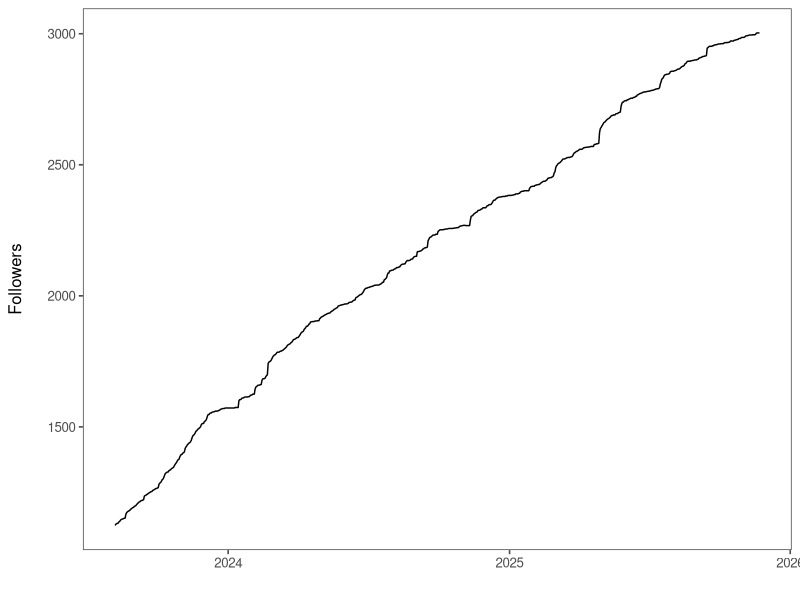
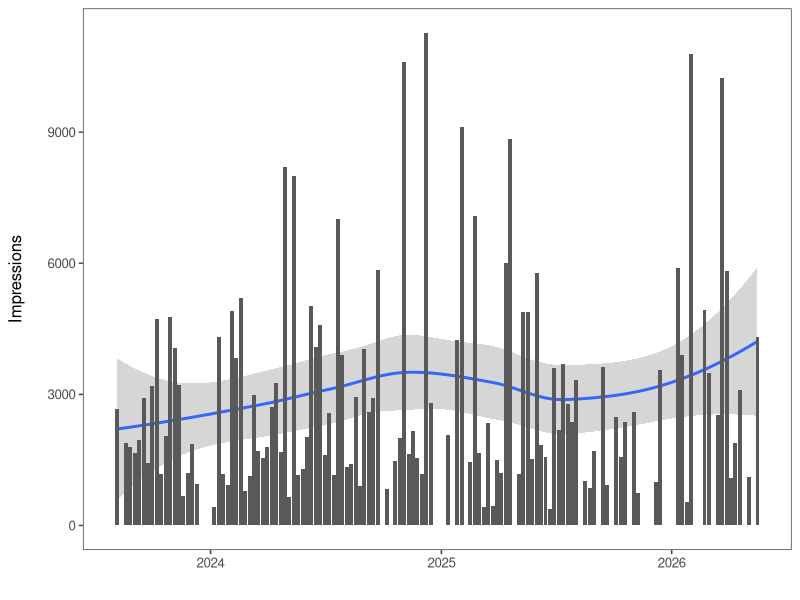
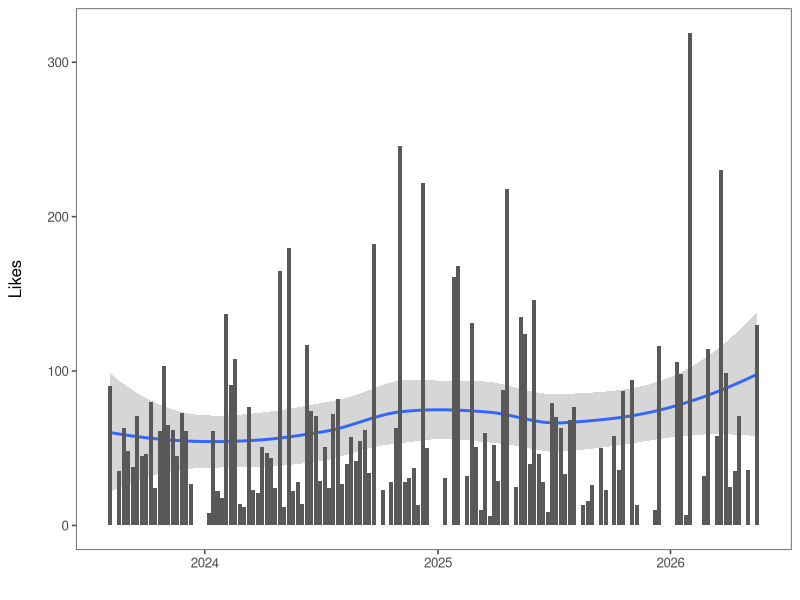
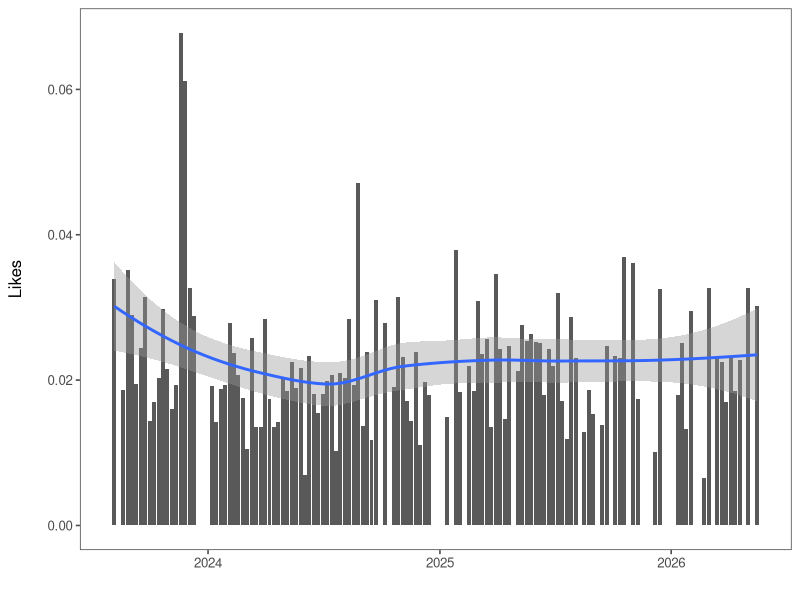
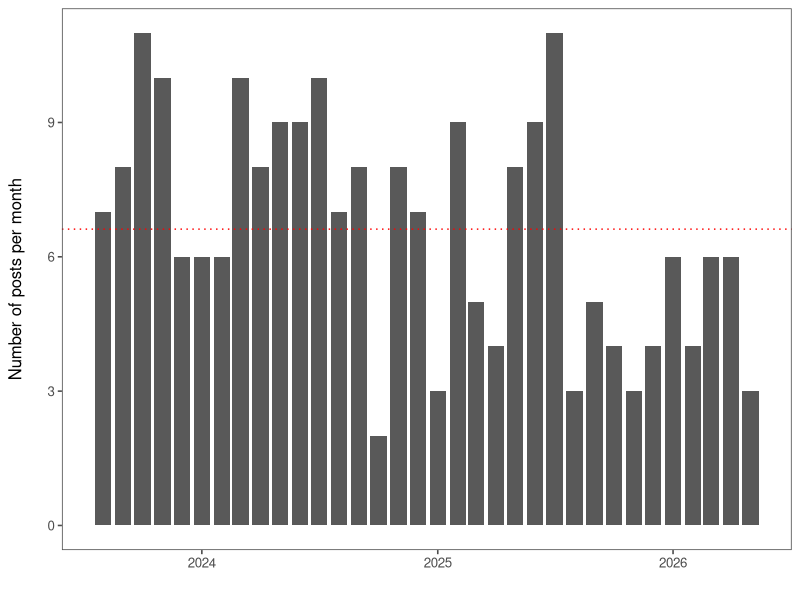
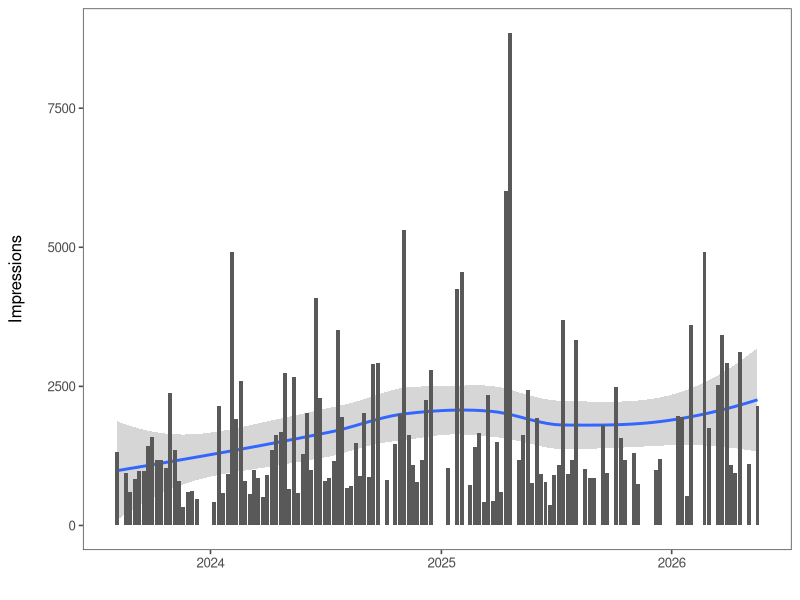

Recreate these plots in R, in order.
## ---- chunk 1
library(tidyverse)
library(lubridate)
library(ggthemes)

followers  <- read_csv("clean-data/new-followers.csv")
content_posts  <- read_csv("clean-data/content_posts-overview.csv")
content_overview  <- read_csv("clean-data/content_posts-overview.csv")
## ---- chunk 2
followers |>
  ggplot(aes(x = date, y = cumulative_followers)) +
  geom_line() +
  labs(
    x = "",
    y = "Followers\n"
  ) +
    theme_few()
## ---- chunk 3
# impressions over time
content_overview %>%
  group_by(month = floor_date(date, "week")) %>%
  summarise(
    sum_value = sum(impressions, na.rm = TRUE),
    mean_value = mean(impressions, na.rm = TRUE),
    .groups = "drop"
  ) |>
  ggplot(aes(x = month, y = sum_value)) +
  geom_smooth() +
  geom_col() +
  labs(
    x = "",
    y = "Impressions\n"
  ) +
  theme_few()
## ---- chunk 4
content_overview %>%
  group_by(month = floor_date(date, "week")) %>%
  summarise(
    sum_value = sum(likes, na.rm = TRUE),
    mean_value = mean(likes, na.rm = TRUE),
    .groups = "drop"
  ) |>
  ggplot(aes(x = month, y = sum_value)) +
  geom_smooth() +
  geom_col() +
  labs(
    x = "",
    y = "Likes\n"
  ) +
  theme_few()
## ---- chunk 5
content_overview  |> 
  group_by(month = floor_date(date, "week")) %>%
  summarise(
    sum_likes = sum(likes, na.rm = TRUE),
    sum_impressions = sum(impressions, na.rm = TRUE),
    .groups = "drop"
  ) |> 
  mutate(likes_per_impression = sum_likes/sum_impressions) |>
  ggplot(aes(x = month, y = likes_per_impression))  +
    geom_col() +
  geom_smooth() +
  labs(
    x = "",
    y = "Likes\n"
  ) +
  theme_few()
## ---- chunk 6
mean_n_posts  <- content_overview %>%
  group_by(month = floor_date(date, "month")) %>%
  count() |> 
  ungroup() |> 
  summarise(mean_posts = mean(n)) |> 
  pull()

content_overview %>%
  group_by(month = floor_date(date, "month")) %>%
  count() |> 
  ggplot(aes(x = month, y = n)) +
  geom_col() +
  geom_hline(yintercept = mean_n_posts, color = "red", linetype = "dotted") +
  labs(
    x = "",
    y = "Number of posts per month\n"
  ) +
  theme_few()
## ---- chunk 7
content_overview %>%
  group_by(month = floor_date(date, "week")) %>%
  summarise(n_posts = n(),
  impression = sum(impressions)) |> 
    mutate(impressions_per_post = impression/n_posts) |> 
  ggplot(aes(x = month, y = impressions_per_post)) +
  geom_smooth() +
  geom_col() +
  labs(x = "",
  y = "Impressions\n") +
  theme_few()
## ---- chunk 8
# filter top 10 posts according to likes
content_posts |> 
  slice_max(likes, n = 5) |> 
  select(post_title, likes) |> 
  knitr::kable(format = "html")
## ---- chunk 9
# filter top 10 posts according to likes
content_posts |> 
  slice_max(reposts, n = 5) |> 
  select(post_title, reposts) |> 
  knitr::kable(format = "html")
## ---- chunk 10
content_posts |> 
  slice_max(engagement_rate, n = 5) |> 
  select(post_title, engagement_rate) |>
  arrange(desc(engagement_rate)) |>
  knitr::kable(format = "html")
